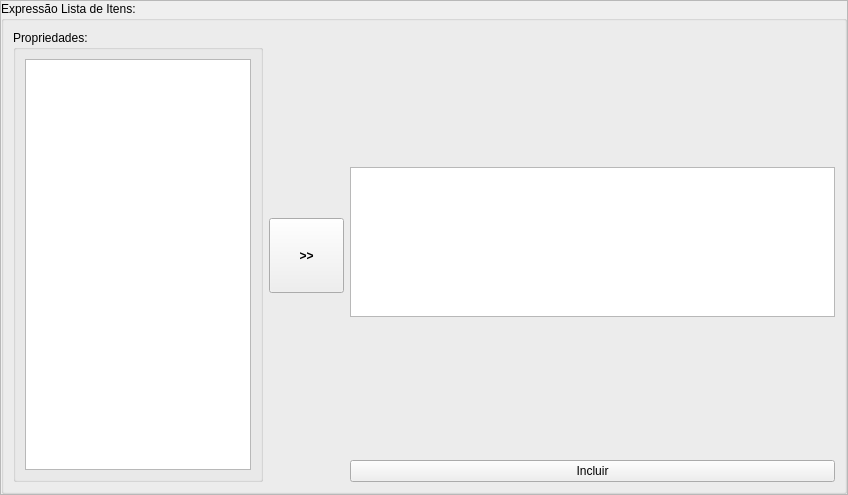
<?xml version="1.0" encoding="UTF-8"?>
<ui version="4.0">
 <class>Frame</class>
 <widget class="QFrame" name="Frame">
  <property name="geometry">
   <rect>
    <x>0</x>
    <y>0</y>
    <width>848</width>
    <height>495</height>
   </rect>
  </property>
  <property name="windowTitle">
   <string>Frame</string>
  </property>
  <property name="frameShape">
   <enum>QFrame::StyledPanel</enum>
  </property>
  <property name="frameShadow">
   <enum>QFrame::Raised</enum>
  </property>
  <layout class="QGridLayout" name="gridLayout">
   <property name="margin">
    <number>0</number>
   </property>
   <item row="0" column="0">
    <widget class="QGroupBox" name="groupBox">
     <property name="title">
      <string>Expressão Lista de Itens:</string>
     </property>
     <layout class="QGridLayout" name="gridLayout_2">
      <item row="0" column="1">
       <widget class="QPushButton" name="bt_add_item">
        <property name="sizePolicy">
         <sizepolicy hsizetype="Fixed" vsizetype="Fixed">
          <horstretch>0</horstretch>
          <verstretch>0</verstretch>
         </sizepolicy>
        </property>
        <property name="maximumSize">
         <size>
          <width>75</width>
          <height>75</height>
         </size>
        </property>
        <property name="styleSheet">
         <string notr="true">QPushButton {
	font-weight: bold;
}</string>
        </property>
        <property name="text">
         <string>&gt;&gt;</string>
        </property>
       </widget>
      </item>
      <item row="0" column="2">
       <layout class="QVBoxLayout" name="verticalLayout">
        <item>
         <spacer name="verticalSpacer_2">
          <property name="orientation">
           <enum>Qt::Vertical</enum>
          </property>
          <property name="sizeHint" stdset="0">
           <size>
            <width>20</width>
            <height>40</height>
           </size>
          </property>
         </spacer>
        </item>
        <item>
         <widget class="QPlainTextEdit" name="ta_selected_items">
          <property name="maximumSize">
           <size>
            <width>16777215</width>
            <height>150</height>
           </size>
          </property>
          <property name="font">
           <font>
            <pointsize>9</pointsize>
           </font>
          </property>
         </widget>
        </item>
        <item>
         <spacer name="verticalSpacer_3">
          <property name="orientation">
           <enum>Qt::Vertical</enum>
          </property>
          <property name="sizeHint" stdset="0">
           <size>
            <width>20</width>
            <height>40</height>
           </size>
          </property>
         </spacer>
        </item>
        <item>
         <widget class="QPushButton" name="bt_insert">
          <property name="text">
           <string>Incluir</string>
          </property>
         </widget>
        </item>
        <item>
         <spacer name="verticalSpacer">
          <property name="orientation">
           <enum>Qt::Vertical</enum>
          </property>
          <property name="sizeType">
           <enum>QSizePolicy::Minimum</enum>
          </property>
          <property name="sizeHint" stdset="0">
           <size>
            <width>20</width>
            <height>0</height>
           </size>
          </property>
         </spacer>
        </item>
       </layout>
      </item>
      <item row="0" column="0">
       <widget class="QGroupBox" name="groupBox_2">
        <property name="sizePolicy">
         <sizepolicy hsizetype="Preferred" vsizetype="Preferred">
          <horstretch>0</horstretch>
          <verstretch>0</verstretch>
         </sizepolicy>
        </property>
        <property name="maximumSize">
         <size>
          <width>250</width>
          <height>16777215</height>
         </size>
        </property>
        <property name="title">
         <string>Propriedades:</string>
        </property>
        <layout class="QGridLayout" name="gridLayout_3">
         <item row="0" column="0">
          <widget class="QListWidget" name="list_properties"/>
         </item>
        </layout>
       </widget>
      </item>
     </layout>
    </widget>
   </item>
  </layout>
 </widget>
 <resources/>
 <connections/>
</ui>
